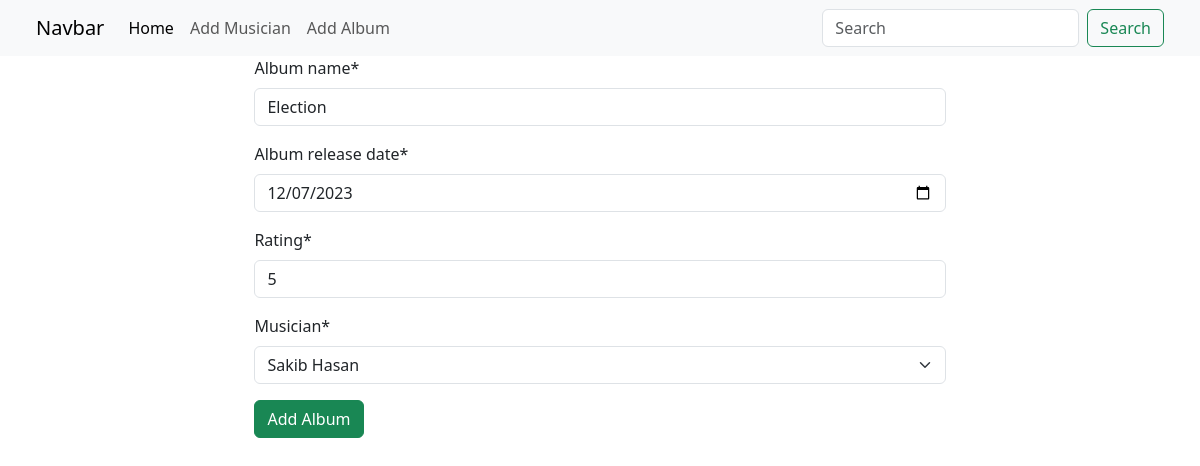
Screenshot of /album/edit/4 with the database file from the repository.
### album/models.py (models this page shows, shortened)
class Album(models.Model):
      album_name = models.CharField(max_length=20)
      album_release_date = models.DateField()
      rating = models.IntegerField()
      musician = models.ForeignKey(Musician, on_delete=models.CASCADE)

### album/views.py (the view)
# urls.py: path('edit/<int:id>', views.edit_album, name='edit_album'),
def edit_album(request, id):
      album = models.Album.objects.get(pk=id)
      album_form = forms.AlbumForm(instance = album)
      if request.method == 'POST':
            album_form = forms.AlbumForm(request.POST, instance = album)
            if album_form.is_valid():
                  album_form.save()
                  return redirect('home')
      return render(request, 'add_album.html', {'form': album_form})

### album/forms.py
class AlbumForm(forms.ModelForm):
      class Meta:
            model = models.Album
            fields = '__all__'
            widgets = {
                  'album_release_date': forms.DateInput(attrs={'type': 'date'}),
                  'rating': forms.NumberInput(attrs={'min': 1, 'max': 5}),
            }
            validators = {
                  'rating': [
                        validators.MinValueValidator(1, message='Rating must be at least 1'),
                        validators.MaxValueValidator(5, message='Rating must be at most 5'),
                  ]
            }

### musician/models.py (called while the page is built)
      def __str__(self):
            return f'{self.first_name} {self.last_name}'

### album/templates/add_album.html (shortened to what this page needs)
{% extends 'base.html' %}
{% load crispy_forms_tags %}
{% block content %}
<form method = "POST" style = "width: 60%; margin: auto;">
      {{ form|crispy}}
      <button type = "submit" class = "btn btn-success">Add Album</button>
</form>
{% endblock %}

### rows the page displays
Album: album_name "Election", album_release_date "12/07/2023", rating "5", musician "Sakib Hasan"
